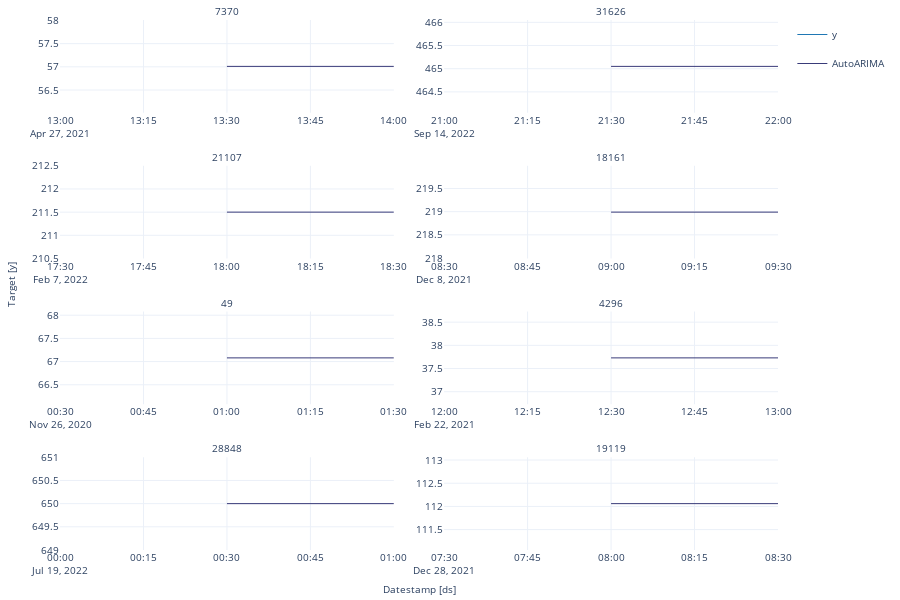

The code cell stored with this chart in its notebook:
### Code cell
df["ds"]=pd.to_datetime(df["ds"])
sf.plot(df, forecast_df, level=[90])

### Figure 1 — Plotly figure (JSON) as saved in the notebook; plotly's stock layout.template omitted (floating-point values rounded to 4 significant figures)
{"data": [{"legendgroup": "y", "line": {"color": "#1f77b4", "width": 1}, "mode": "lines", "name": "y", "showlegend": true, "type": "scatter", "x": ["2021-04-27T13:00:00"], "xaxis": "x", "y": [57.01], "yaxis": "y"}, {"legendgroup": "y", "line": {"color": "#1f77b4", "width": 1}, "mode": "lines", "name": "y", "showlegend": false, "type": "scatter", "x": ["2022-09-14T21:00:00"], "xaxis": "x2", "y": [465.1], "yaxis": "y2"}, {"legendgroup": "y", "line": {"color": "#1f77b4", "width": 1}, "mode": "lines", "name": "y", "showlegend": false, "type": "scatter", "x": ["2022-02-07T17:30:00"], "xaxis": "x3", "y": [211.5], "yaxis": "y3"}, {"legendgroup": "y", "line": {"color": "#1f77b4", "width": 1}, "mode": "lines", "name": "y", "showlegend": false, "type": "scatter", "x": ["2021-12-08T08:30:00"], "xaxis": "x4", "y": [219.0], "yaxis": "y4"}, {"legendgroup": "y", "line": {"color": "#1f77b4", "width": 1}, "mode": "lines", "name": "y", "showlegend": false, "type": "scatter", "x": ["2020-11-26T00:30:00"], "xaxis": "x5", "y": [67.08], "yaxis": "y5"}, {"legendgroup": "y", "line": {"color": "#1f77b4", "width": 1}, "mode": "lines", "name": "y", "showlegend": false, "type": "scatter", "x": ["2021-02-22T12:00:00"], "xaxis": "x6", "y": [37.73], "yaxis": "y6"}, {"legendgroup": "y", "line": {"color": "#1f77b4", "width": 1}, "mode": "lines", "name": "y", "showlegend": false, "type": "scatter", "x": ["2022-07-19T00:00:00"], "xaxis": "x7", "y": [650], "yaxis": "y7"}, {"legendgroup": "y", "line": {"color": "#1f77b4", "width": 1}, "mode": "lines", "name": "y", "showlegend": false, "type": "scatter", "x": ["2021-12-28T07:30:00"], "xaxis": "x8", "y": [112.1], "yaxis": "y8"}, {"legendgroup": "AutoARIMA", "line": {"color": "#393b79", "width": 1}, "mode": "lines", "name": "AutoARIMA", "showlegend": true, "type": "scatter", "x": ["2021-04-27T13:30:00", "2021-04-27T14:00:00"], "xaxis": "x", "y": [57.01, 57.01], "yaxis": "y"}, {"legendgroup": "AutoARIMA", "line": {"color": "#393b79", "width": 1}, "mode": "lines", "name": "AutoARIMA", "showlegend": false, "type": "scatter", "x": ["2022-09-14T21:30:00", "2022-09-14T22:00:00"], "xaxis": "x2", "y": [465.1, 465.1], "yaxis": "y2"}, {"legendgroup": "AutoARIMA", "line": {"color": "#393b79", "width": 1}, "mode": "lines", "name": "AutoARIMA", "showlegend": false, "type": "scatter", "x": ["2022-02-07T18:00:00", "2022-02-07T18:30:00"], "xaxis": "x3", "y": [211.5, 211.5], "yaxis": "y3"}, {"legendgroup": "AutoARIMA", "line": {"color": "#393b79", "width": 1}, "mode": "lines", "name": "AutoARIMA", "showlegend": false, "type": "scatter", "x": ["2021-12-08T09:00:00", "2021-12-08T09:30:00"], "xaxis": "x4", "y": [219.0, 219.0], "yaxis": "y4"}, {"legendgroup": "AutoARIMA", "line": {"color": "#393b79", "width": 1}, "mode": "lines", "name": "AutoARIMA", "showlegend": false, "type": "scatter", "x": ["2020-11-26T01:00:00", "2020-11-26T01:30:00"], "xaxis": "x5", "y": [67.08, 67.08], "yaxis": "y5"}, {"legendgroup": "AutoARIMA", "line": {"color": "#393b79", "width": 1}, "mode": "lines", "name": "AutoARIMA", "showlegend": false, "type": "scatter", "x": ["2021-02-22T12:30:00", "2021-02-22T13:00:00"], "xaxis": "x6", "y": [37.73, 37.73], "yaxis": "y6"}, {"legendgroup": "AutoARIMA", "line": {"color": "#393b79", "width": 1}, "mode": "lines", "name": "AutoARIMA", "showlegend": false, "type": "scatter", "x": ["2022-07-19T00:30:00", "2022-07-19T01:00:00"], "xaxis": "x7", "y": [650, 650], "yaxis": "y7"}, {"legendgroup": "AutoARIMA", "line": {"color": "#393b79", "width": 1}, "mode": "lines", "name": "AutoARIMA", "showlegend": false, "type": "scatter", "x": ["2021-12-28T08:00:00", "2021-12-28T08:30:00"], "xaxis": "x8", "y": [112.1, 112.1], "yaxis": "y8"}], "layout": {"annotations": [{"font": {"size": 10}, "showarrow": false, "text": "7370", "x": 0.2325, "xanchor": "center", "xref": "paper", "y": 1, "yanchor": "bottom", "yref": "paper"}, {"font": {"size": 10}, "showarrow": false, "text": "31626", "x": 0.7675, "xanchor": "center", "xref": "paper", "y": 1, "yanchor": "bottom", "yref": "paper"}, {"font": {"size": 10}, "showarrow": false, "text": "21107", "x": 0.2325, "xanchor": "center", "xref": "paper", "y": 0.725, "yanchor": "bottom", "yref": "paper"}, {"font": {"size": 10}, "showarrow": false, "text": "18161", "x": 0.7675, "xanchor": "center", "xref": "paper", "y": 0.725, "yanchor": "bottom", "yref": "paper"}, {"font": {"size": 10}, "showarrow": false, "text": "49", "x": 0.2325, "xanchor": "center", "xref": "paper", "y": 0.45, "yanchor": "bottom", "yref": "paper"}, {"font": {"size": 10}, "showarrow": false, "text": "4296", "x": 0.7675, "xanchor": "center", "xref": "paper", "y": 0.45, "yanchor": "bottom", "yref": "paper"}, {"font": {"size": 10}, "showarrow": false, "text": "28848", "x": 0.2325, "xanchor": "center", "xref": "paper", "y": 0.175, "yanchor": "bottom", "yref": "paper"}, {"font": {"size": 10}, "showarrow": false, "text": "19119", "x": 0.7675, "xanchor": "center", "xref": "paper", "y": 0.175, "yanchor": "bottom", "yref": "paper"}, {"font": {"size": 10}, "showarrow": false, "text": "Datestamp [ds]", "x": 0.5, "xanchor": "center", "xref": "paper", "y": 0, "yanchor": "top", "yref": "paper", "yshift": -30}, {"font": {"size": 10}, "showarrow": false, "text": "Target [y]", "textangle": -90, "x": 0, "xanchor": "right", "xref": "paper", "xshift": -40, "y": 0.5, "yanchor": "middle", "yref": "paper"}], "autosize": true, "font": {"size": 10}, "height": 600, "margin": {"b": 50, "l": 60, "r": 10, "t": 20}, "xaxis": {"anchor": "y", "domain": [0, 0.465], "showticklabels": true, "visible": true}, "xaxis2": {"anchor": "y2", "domain": [0.535, 1.0], "showticklabels": true, "visible": true}, "xaxis3": {"anchor": "y3", "domain": [0, 0.465], "showticklabels": true, "visible": true}, "xaxis4": {"anchor": "y4", "domain": [0.535, 1.0], "showticklabels": true, "visible": true}, "xaxis5": {"anchor": "y5", "domain": [0, 0.465], "showticklabels": true, "visible": true}, "xaxis6": {"anchor": "y6", "domain": [0.535, 1.0], "showticklabels": true, "visible": true}, "xaxis7": {"anchor": "y7", "domain": [0, 0.465], "showticklabels": true, "visible": true}, "xaxis8": {"anchor": "y8", "domain": [0.535, 1.0], "showticklabels": true, "visible": true}, "yaxis": {"anchor": "x", "domain": [0.825, 1]}, "yaxis2": {"anchor": "x2", "domain": [0.825, 1]}, "yaxis3": {"anchor": "x3", "domain": [0.55, 0.725]}, "yaxis4": {"anchor": "x4", "domain": [0.55, 0.725]}, "yaxis5": {"anchor": "x5", "domain": [0.275, 0.45]}, "yaxis6": {"anchor": "x6", "domain": [0.275, 0.45]}, "yaxis7": {"anchor": "x7", "domain": [0, 0.175]}, "yaxis8": {"anchor": "x8", "domain": [0, 0.175]}}}
